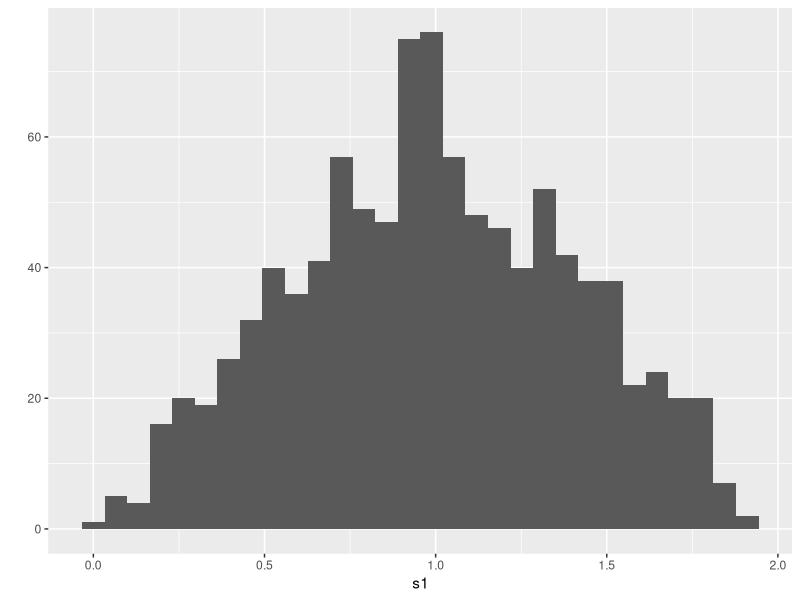
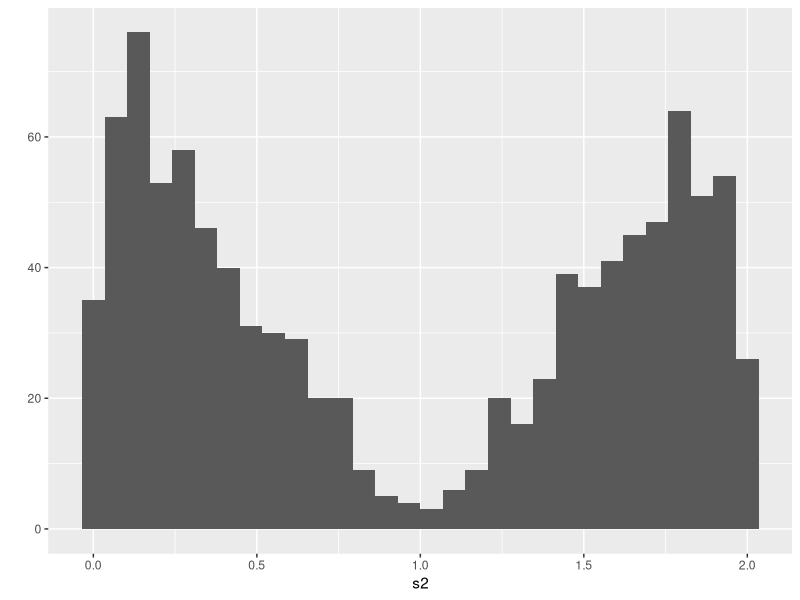
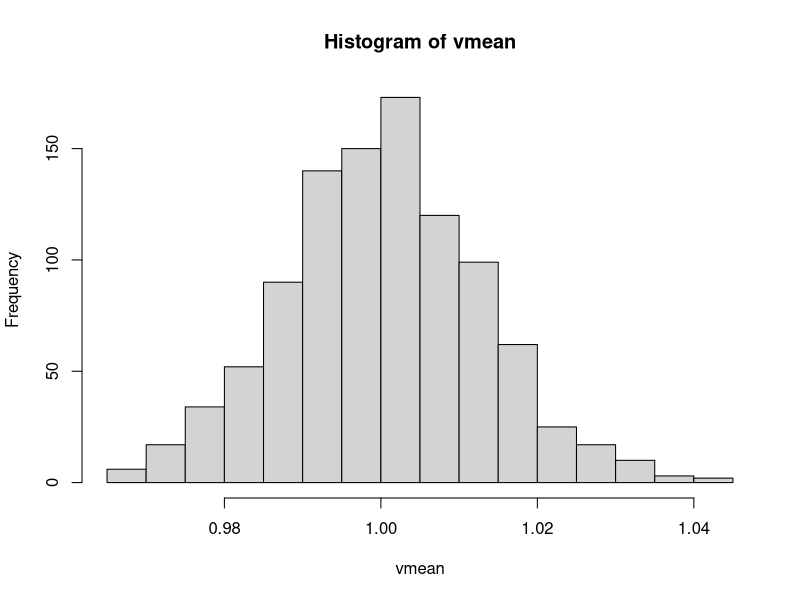
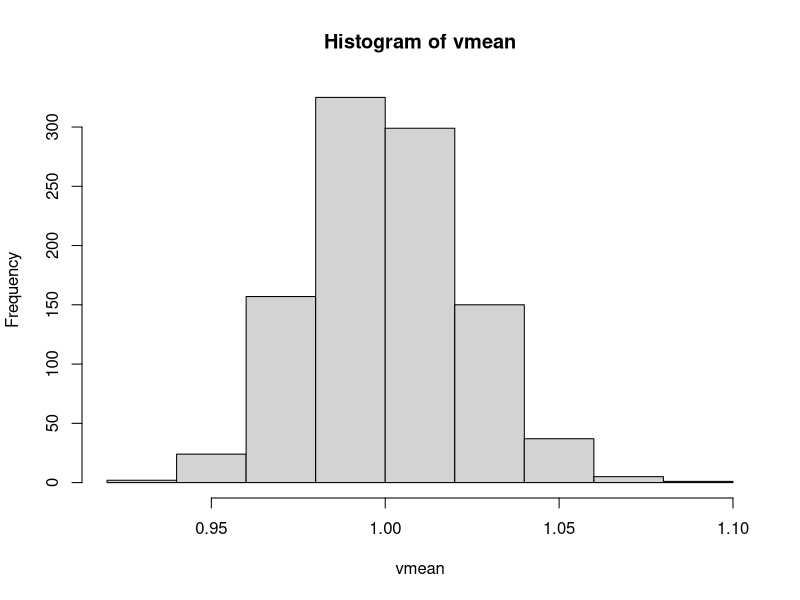
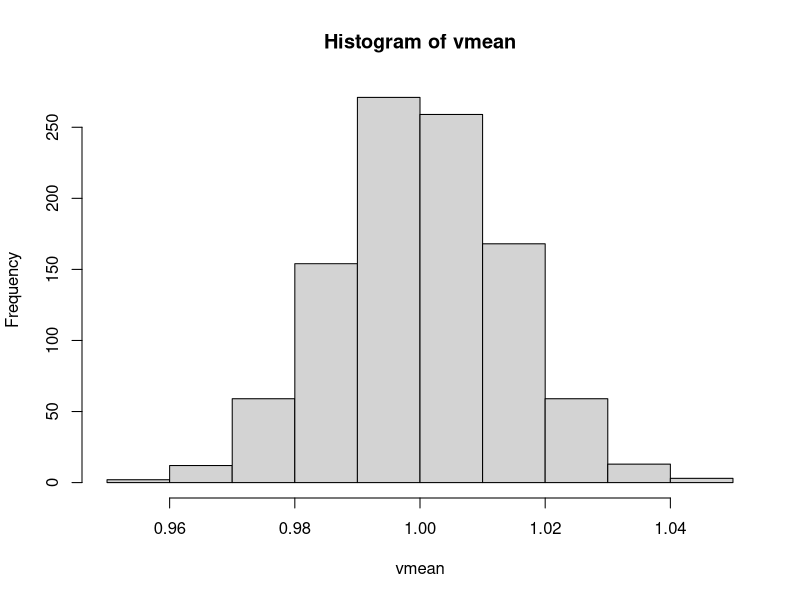
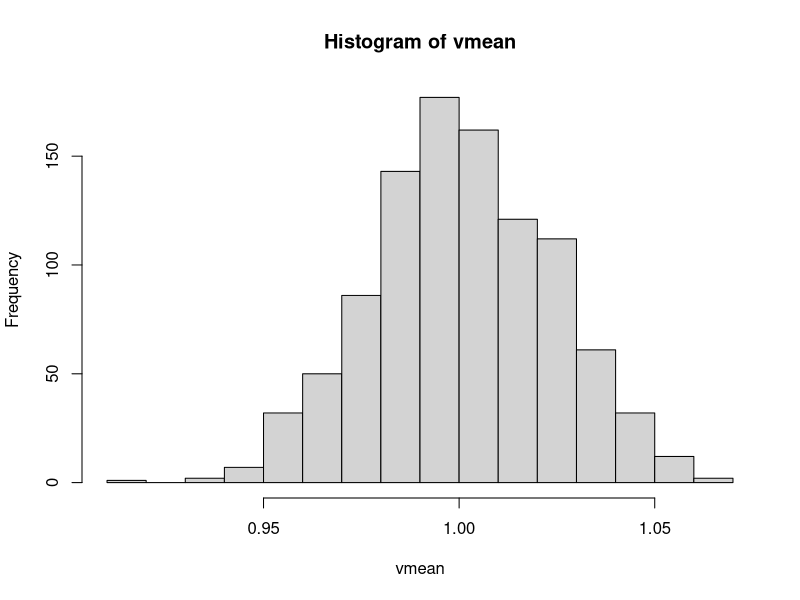
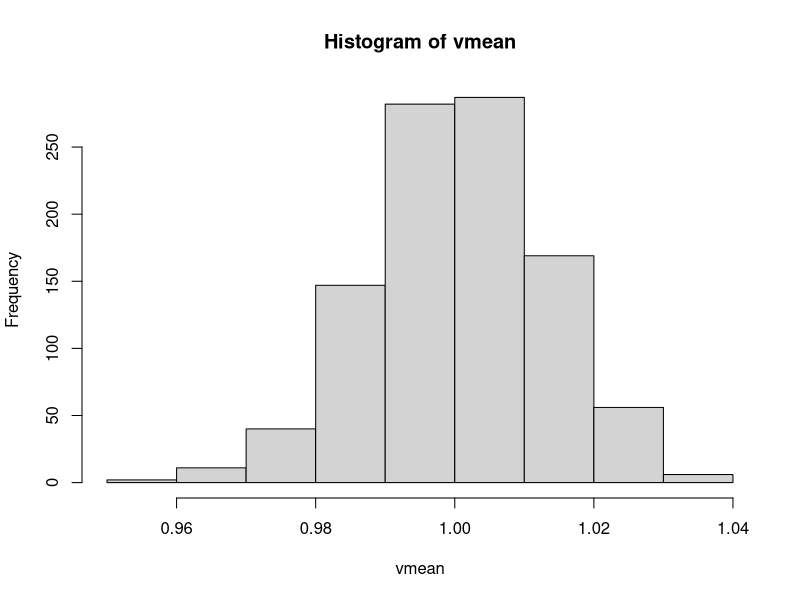
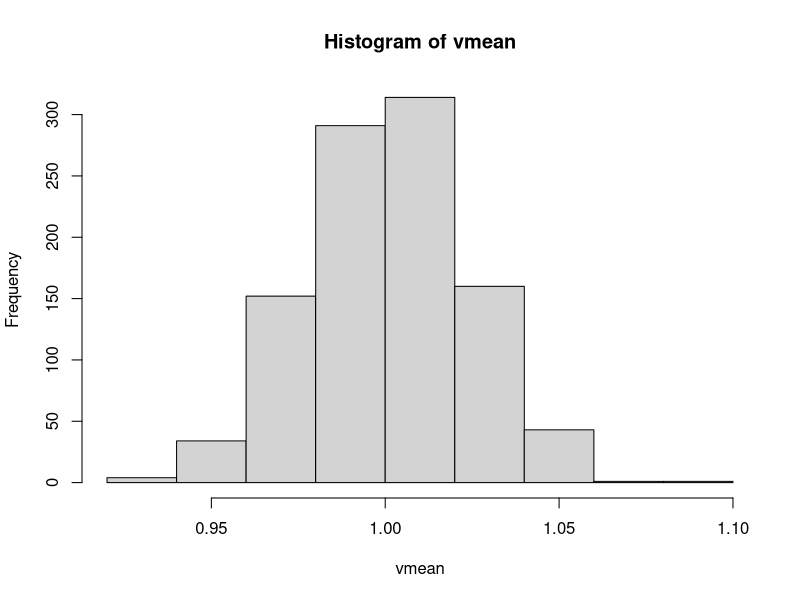

Recreate these plots in R, in order.
## ---- chunk 1
knitr::opts_chunk$set(echo = TRUE)
## ---- chunk 2

f1 = function(x) 
{
  if (x >=0 && x <=1) 
  {
    return(x)
  }
  
  if (x>1 && x<=2) 
  {
    return(2-x)
  }
  
}

# Using Inverse Transform method, First we integrate and then find the inverse of the function
f11 = function(x)
{
  if (x<=0.5)
  {
    return(sqrt(2*x))
  }
  else
  {
    return(2-sqrt(2*(1-x)))
  }
}

f1(0.9)
f1(1.2)
f11(0.9)
f11(1.2)
## ---- chunk 3
f2 = function(x) 
{
  if (x >=0 && x <=1)
  {
    return(1-x)
  }
  
  if (x>1 && x<=2) 
  {
    return(x-1)
  }
  
}

f22 = function(x)
{
  if (x < 0.5)
  {
    return (1-sqrt(1-2*x))
  }
  else
  {
    return (1+sqrt(2*x-1))
  }
}


f2(0.9)
f2(1.2)
f22(0.9)
f22(1.2)
## ---- chunk 4

pop1 = seq(0,1,by=0.002)

v1 = sapply(pop1, f11)
v2 = sapply(pop1, f22)

s1 = sample(v1,1000, replace=TRUE, prob= NULL)
s2 = sample(v2,1000, replace=TRUE, prob= NULL)

library(ggplot2)
qplot(s1)
qplot(s2)
## ---- chunk 5
fn1 = function(n, pdf)
{
  vn = vector()
  vmean = vector()
  for (j in 1:1000)
  {
    
      if (pdf == 'f1')
      {
        v1 = sample(sapply(pop1, f11),1000, replace=TRUE, prob= NULL)
        
      }
      if (pdf == 'f2')
      {
        v1 = sample(sapply(pop1, f22),1000, replace=TRUE, prob= NULL)
      }
    
    vmean <- c(vmean,mean(v1))
  }
  hist(vmean)
  return(mean(vmean))
}

fn1(20,'f1')

fn1(20,'f2')

## ---- chunk 6
fn1(10,'f1')

fn1(10,'f2')

fn1(30,'f1')

fn1(30,'f2')
